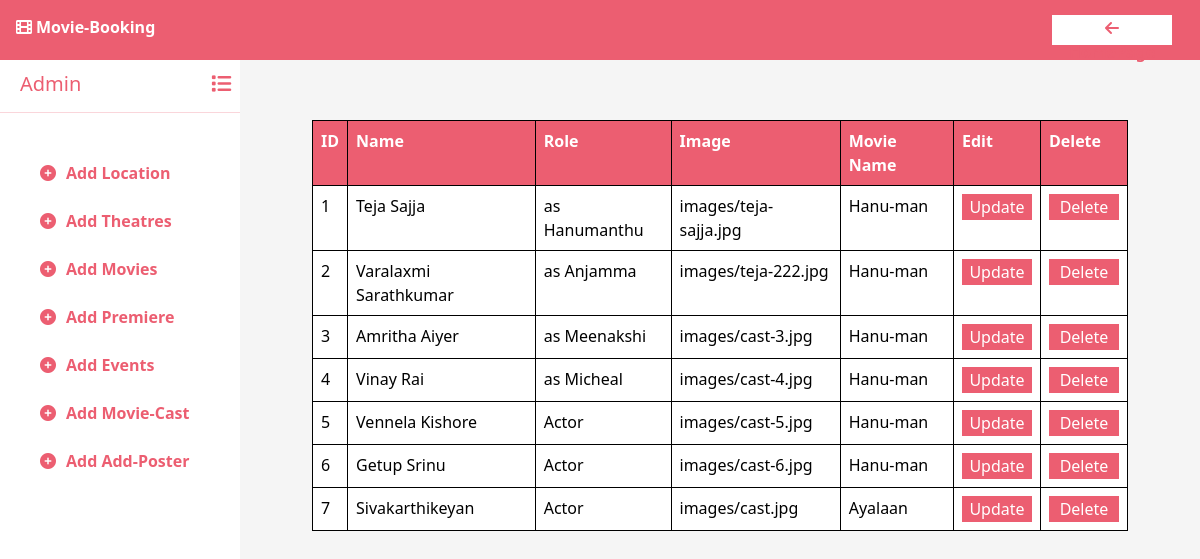
Before: /castManage/ with the older database file.
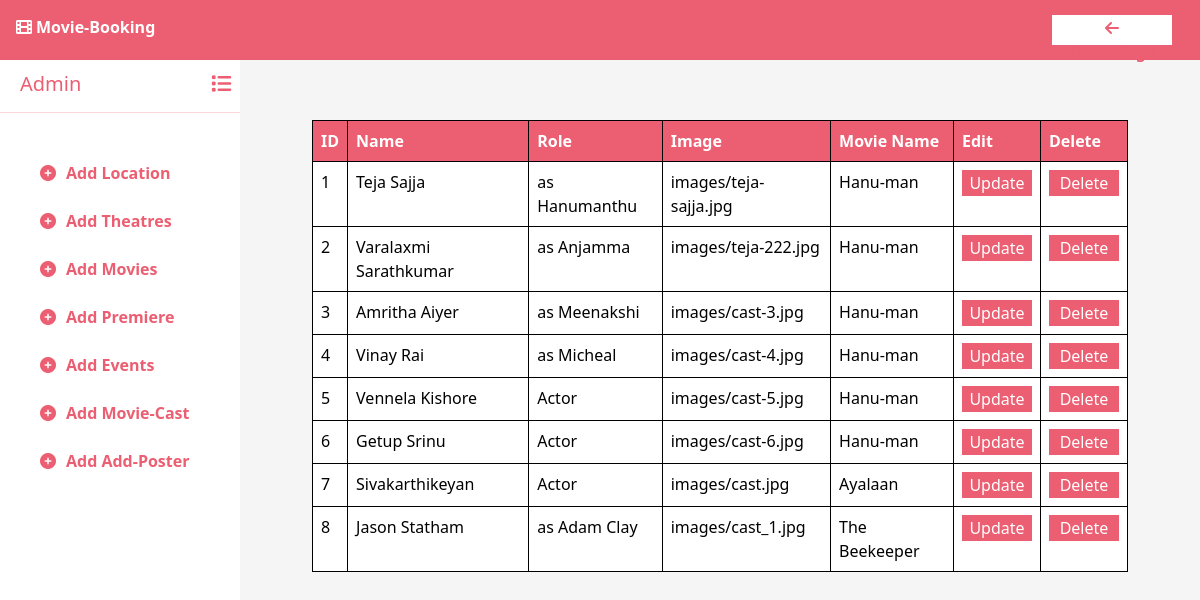
After: the same page with the newer database file.
### movie/models.py (models this page shows)
class Movie_cast(models.Model):
    name = models.CharField(max_length=50)
    role_name = models.CharField(max_length=50)
    cast_image = models.ImageField(upload_to='images')
    movie_name = models.ForeignKey(Movie, on_delete=models.CASCADE)

class Movie(models.Model):
    movie_name = models.CharField(max_length=50)
    duration = models.CharField(max_length=10)
    type = models.CharField(max_length=100)
    release_date = models.CharField(max_length=20)
    languages = models.CharField(max_length=50)
    movie_poster = models.ImageField(upload_to='images')
    dimension = models.CharField(max_length=50)
    about_movie = models.TextField(max_length=500)

### movie/views.py (the view)
# urls.py: path('castManage/',views.castManage),
def castManage(request):
    context={}
    cast = Movie_cast.objects.all()
    context["casts"]=cast
    return render(request,"castManage.html",context)

### movie/templates/castManage.html (shortened to what this page needs)
<!DOCTYPE html>
<html lang="en">
<head>
    <link href="https://cdn.jsdelivr.net/npm/bootstrap@5.3.2/dist/css/bootstrap.min.css" rel="stylesheet">
    <link rel="stylesheet" href="https://cdnjs.cloudflare.com/ajax/libs/font-awesome/6.0.0/css/all.min.css">
</head>
<body>
    <nav class="navbar navbar-expand-lg d-flex flex-row bg-white fixed-top">
        <div class="container-fluid justify-content-start">
            <p class="fonticon"><i class="fa-solid fa-film mx-1"></i>Movie-Booking</p>
        </div>
        <div class="container-fluid justify-content-end mx-3">
            <button type="button" id="logbtn" onclick="back()"><i class="fa-solid fa-arrow-left mx-1"></i>HomePage</button>
        </div>
    </nav>
    <div class="sidebar">
        <div class="sidebar-content">
            <h5 class="admin">Admin<i class="fa-solid fa-list"></i></h5><hr>
        </div>
        <P class="links"><i class="fa-solid fa-circle-plus"></i><a href="/addLocation/" class="addlink">Add Location</a></P>
        <P class="links"><i class="fa-solid fa-circle-plus"></i><a href="/addTheatre/" class="addlink">Add Theatres</a></P>
        <P class="links"><i class="fa-solid fa-circle-plus"></i><a href="/addMovies/" class="addlink">Add Movies</a></P>
        <P class="links"><i class="fa-solid fa-circle-plus"></i><a href="/addPremiere/" class="addlink">Add Premiere</a></P>
        <P class="links"><i class="fa-solid fa-circle-plus"></i><a href="/addEvents/" class="addlink">Add Events</a></P>
        <P class="links"><i class="fa-solid fa-circle-plus"></i><a href="/addCast/" class="addlink">Add Movie-Cast</a></P>
        <P class="links"><i class="fa-solid fa-circle-plus"></i><a href="/addPoster/" class="addlink">Add Add-Poster</a></P>
    </div>
    <div class="content">
        <div class="container d-flex align-items-center justify-content-center">
            <div class="table-responsive">
                <table class="table">
                    <tr>
                        <th>ID</th>
                        <th>Name</th>
                        <th>Role</th>
                        <th>Image</th>
                        <th>Movie Name</th>
                        <th>Edit</th>
                        <th>Delete</th>
                    </tr>
                    {% for cast in casts %}
                    <tr>
                        <td>{{cast.id}}</td>
                        <td>{{cast.name}}</td>
                        <td>{{cast.role_name}}</td>
                        <td>{{cast.cast_image}}</td>
                        <td>{{cast.movie_name.movie_name}}</td>
                        <td><button class="edbtn"><a href="/editcast/{{cast.id}}/" class="hrefbtn">Update</a></button></td>
                        <td><button class="edbtn" onclick="deleteCast()"><a href="/deletecast/{{cast.id}}/" class="hrefbtn">Delete</a></button></td>
                    </tr>
                    {% endfor %}
                </table>
            </div>
        </div>
    </div>
</body>
</html>

Changed rows visible on the page:
added Movie_cast: id "8", name "Jason Statham", role_name "as Adam Clay", cast_image "images/cast_1.jpg", movie_name.movie_name "The Beekeeper"
